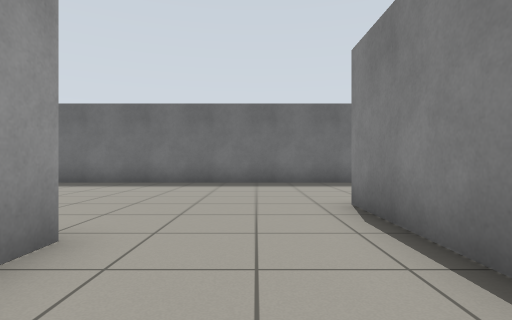
View 1 (above)

16 first-person views from a walk through a Gazebo world. The camera is 0.72 m above the floor, looks level and sees 80° across. The floor is counted in squares, 1 m on a side. Each view is taken from the middle of a square. On the plan, view 1 faces up. The plan holds only what a view shows up to about 10 squares ahead; the rest is blank.

View 2
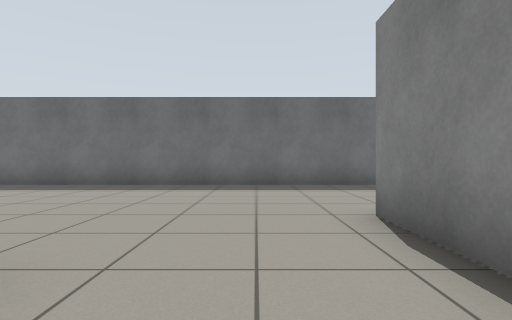

View 3
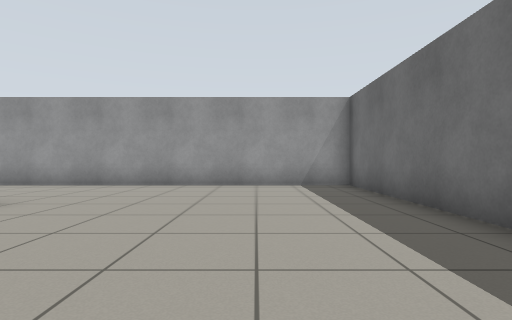

View 4
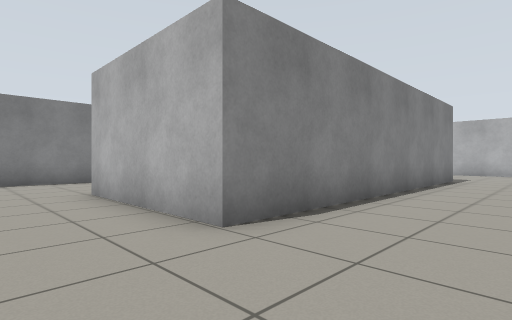

View 5
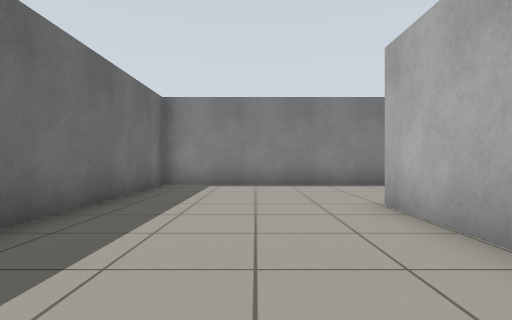

View 6
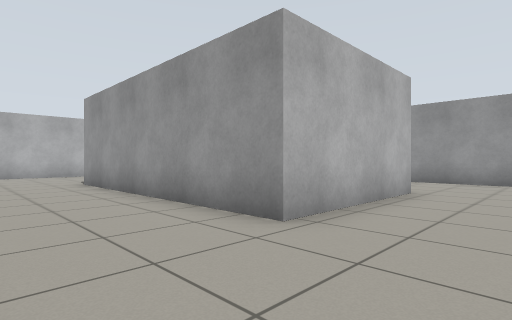

View 7
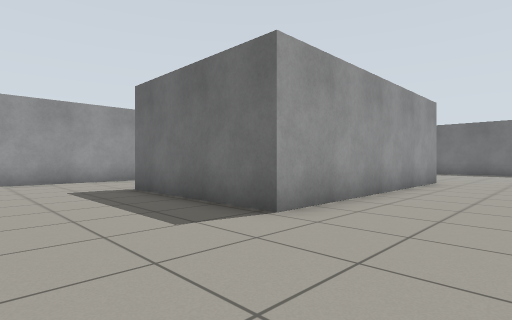

View 8
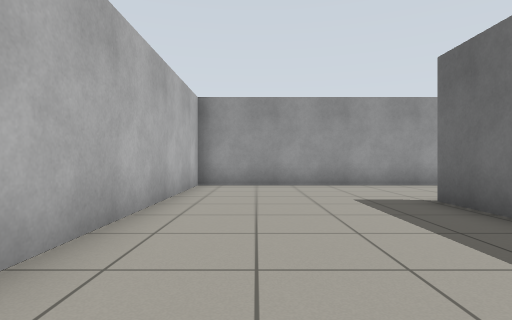

View 9
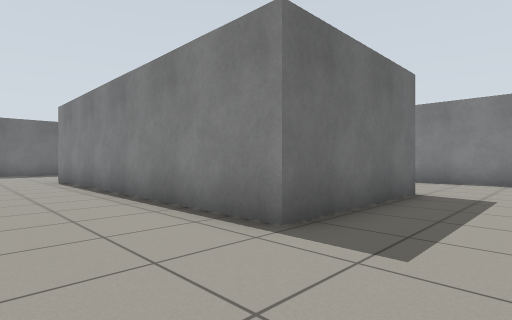

View 10
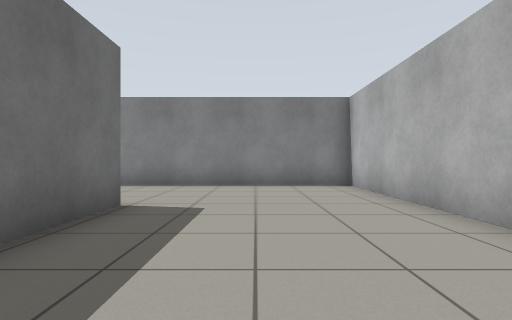

View 11
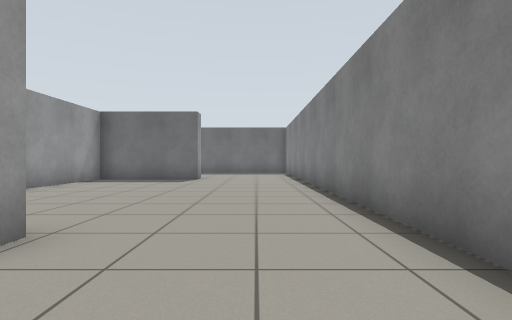

View 12
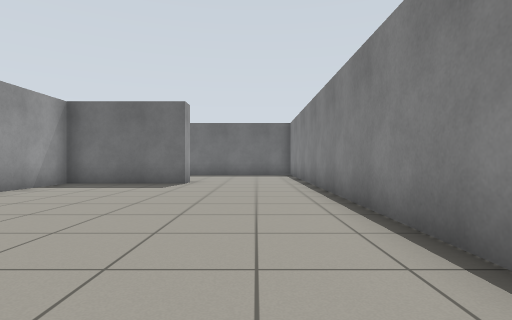

View 13
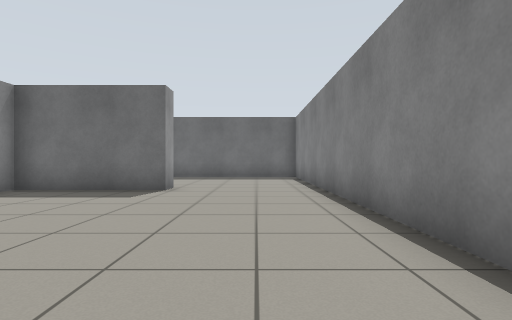

View 14
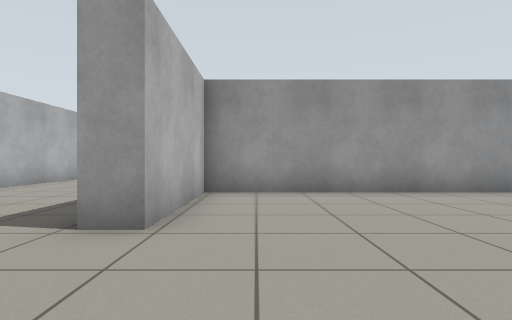

View 15
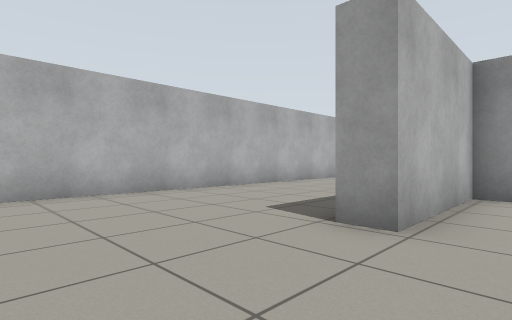

View 16
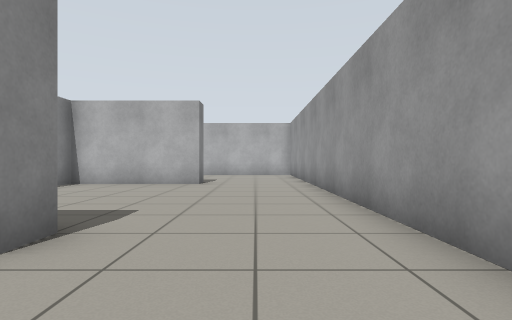

### Floor plan
Points are (right, up) in squares from view 1. A wall is a line through its corners. A room is listed if a view was taken in it or the views show most of it. See-through windows are left out.
Room 1 (views 1, 2, 3, 4, 5, 6, 7, 8, 9, 10, 11, 12, 13, 14, 15, 16)
walls: (2.3, -4.1) (5.9, -4.1) (5.9, -4.8) (1.6, -4.8) (1.6, 4.9) (5.9, 4.9) (5.9, 4.3) (2.3, 4.3) (2.3, -4.1); (-6.1, 2) (-6.1, 2.7) (-1.7, 2.7) (-1.7, -4.8) (-6.3, -4.8) (-6.3, -4.1) (-2.5, -4.1); (-1, -9.6) (9.7, -9.6) (9.7, 9.6) (-9.7, 9.7) (-9.7, -9.6) (-2.9, -9.6)

Positions as (right, up) in squares from view 1, and headings:
1: (0, 0), facing up
2: (0, 1), facing up
3: (-1, 7), facing left
4: (-1, 7), facing down-right
5: (1, 7), facing right
6: (1, 5), facing down-left
7: (1, -8), facing up-left
8: (-1, -8), facing left
9: (-1, -7), facing up-right
10: (1, -7), facing right
11: (8, -7), facing up
12: (8, -5), facing up
13: (8, -3), facing up
14: (9, -3), facing left
15: (9, -3), facing down-left
16: (-8, 5), facing down
